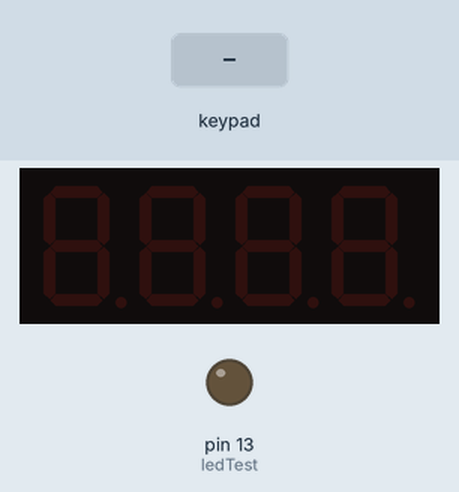
Recording of a sketch running on a simulated Arduino Uno, built with avr-gcc and run on an emulated ATmega328P. Parts: 4-digit seven-segment display, output pins drawn as LEDs (lit = HIGH). The test bench sets the inputs (shaded band). What the sketch prints to the serial monitor is not drawn.

Above: at 1.3 s.
1.4 s: keypad keys 8 5 4 6 pressed 0.4 s apart
At 3.22 s:
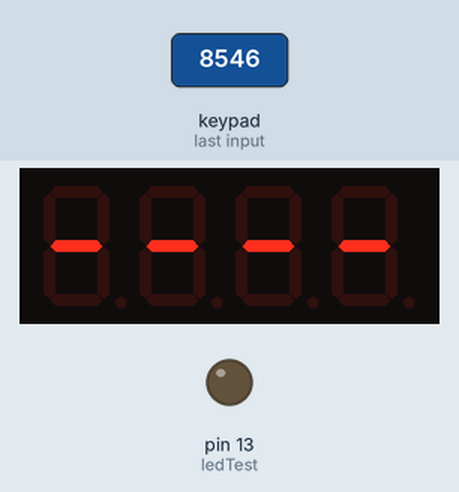
4.6 s: keypad keys 4 5 6 7 # pressed 0.4 s apart
At 6.0 s:
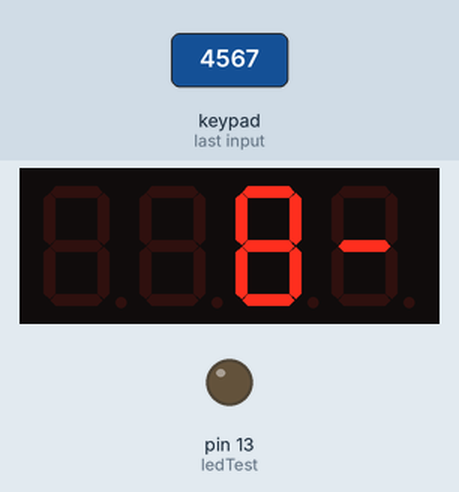
At 6.6 s:
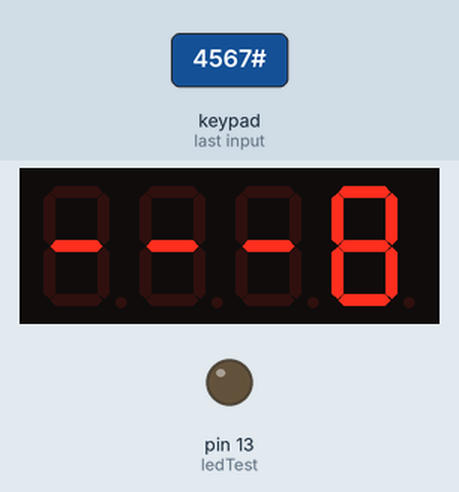
Timing chart, 0 to 8.1 s (numbered marks = the images above; inputs shaded):
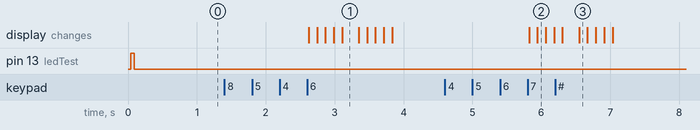

Measured:
- after the input at 1.4 s, the display: first changes after 1.2 s (image 1 shows a later state)
- after the input at 4.6 s, the display: first changes after 1.2 s (image 2 shows a later state)

The sketch:

Keypad_display.ino
```cpp
#include <Keypad.h>            // burnout keypad library
#include <TM1637TinyDisplay.h>    // burnout Display library

// Display inputs

  #define CLK 3
  #define DIO 2

// Keyboard inputs

  const byte rows=4;             // N° of rows
  const byte columns=3;         // N° of columns
  char keys [rows][columns]={    // key distribution
    {'1','2','3'},
    {'4','5','6'},
    {'7','8','9'},
    {'*','0','#'},
  };

byte Rowpins[rows]={4,5,6,7};
byte Columnspins[columns]={8,9,10};

char key;
char code[5];
char codeT[5]="8546";
byte index=0;

Keypad keyboard= Keypad(makeKeymap(keys), Rowpins, Columnspins, rows, columns);    // Made object "keyboard"
TM1637TinyDisplay display(CLK, DIO);                                                 // Made object "display"

const int ledTest=13;


void setup() {

  Serial.begin(9600);
  display.setBrightness (0x0f);     // Set brightness
  display.clear();

  pinMode(ledTest, OUTPUT);
  digitalWrite(ledTest, LOW);

  //Beginning greeting
    for (int i=0; i<5; i++)
    digitalWrite(ledTest, HIGH);
    delay(50);
    digitalWrite(ledTest, LOW);
    delay(50);

}

void loop() {

  key = keyboard.getKey();

  if (key){
    code[index] = key;
    index++;
    Serial.print(key);
  }

  if (index==4){
    Serial.println();
      if(!strcmp(code, codeT)){
        display.showString("7-----7");
        display.clear();
      }

      else{
        display.showString("8-----8");
        display.clear();
      }
  index = 0;
  }
}
```
